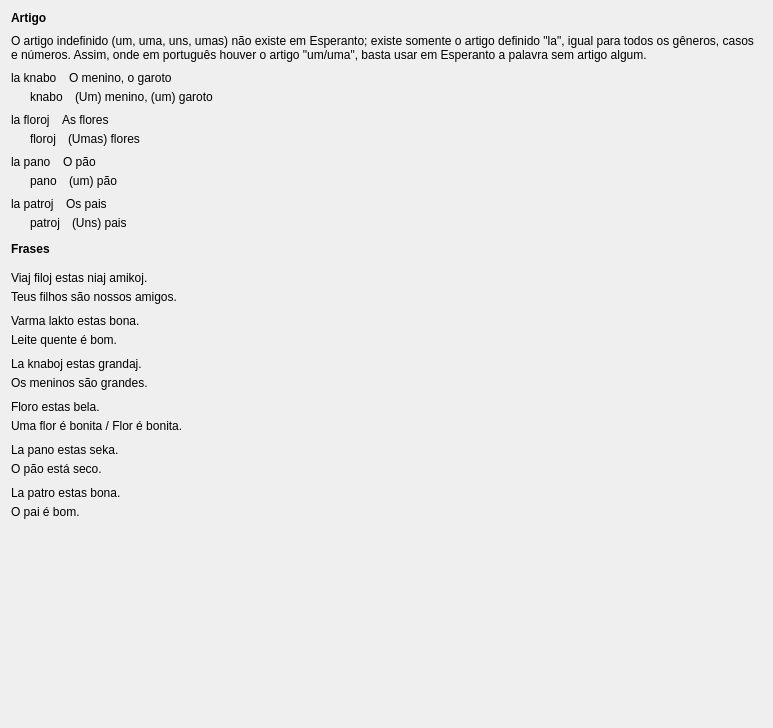
         <widget class="QWidget" name="scrollAreaWidgetContents_4">
          <property name="geometry">
           <rect>
            <x>0</x>
            <y>0</y>
            <width>773</width>
            <height>728</height>
           </rect>
          </property>
          <layout class="QVBoxLayout" name="verticalLayout_39">
           <item>
            <layout class="QVBoxLayout" name="verticalLayout_25">
             <property name="spacing">
              <number>9</number>
             </property>
             <item>
              <widget class="titolo" name="Lec01_Label38">
               <property name="sizePolicy">
                <sizepolicy hsizetype="Preferred" vsizetype="Maximum">
                 <horstretch>0</horstretch>
                 <verstretch>0</verstretch>
                </sizepolicy>
               </property>
               <property name="font">
                <font>
                 <weight>75</weight>
                 <bold>true</bold>
                </font>
               </property>
               <property name="text">
                <string>Artigo</string>
               </property>
              </widget>
             </item>
             <item>
              <widget class="QLabel" name="Lec01_Label39">
               <property name="text">
                <string>O artigo indefinido (um, uma, uns, umas) não existe em Esperanto; existe somente o artigo definido &quot;la&quot;, igual para todos os gêneros, casos e números. Assim, onde em português houver o artigo &quot;um/uma&quot;, basta usar em Esperanto a palavra sem artigo algum.</string>
               </property>
               <property name="wordWrap">
                <bool>true</bool>
               </property>
              </widget>
             </item>
             <item>
              <layout class="QVBoxLayout" name="verticalLayout_23">
               <property name="spacing">
                <number>5</number>
               </property>
               <item>
                <layout class="QHBoxLayout" name="horizontalLayout_111">
                 <property name="spacing">
                  <number>12</number>
                 </property>
                 <item>
                  <widget class="klakbutono_nova" name="Lec01_Button238">
                   <property name="minimumSize">
                    <size>
                     <width>0</width>
                     <height>0</height>
                    </size>
                   </property>
                   <property name="maximumSize">
                    <size>
                     <width>16777215</width>
                     <height>16777215</height>
                    </size>
                   </property>
                   <property name="text">
                    <string>la knabo</string>
                   </property>
                  </widget>
                 </item>
                 <item>
                  <widget class="QLabel" name="Lec01_Label88">
                   <property name="sizePolicy">
                    <sizepolicy hsizetype="Expanding" vsizetype="Preferred">
                     <horstretch>0</horstretch>
                     <verstretch>0</verstretch>
                    </sizepolicy>
                   </property>
                   <property name="text">
                    <string>O menino, o garoto</string>
                   </property>
                   <property name="wordWrap">
                    <bool>true</bool>
                   </property>
                  </widget>
                 </item>
                </layout>
               </item>
               <item>
                <layout class="QHBoxLayout" name="horizontalLayout_112">
                 <property name="spacing">
                  <number>12</number>
                 </property>
                 <item>
                  <widget class="label_sago_reversa" name="label_106">
                   <property name="sizePolicy">
                    <sizepolicy hsizetype="Maximum" vsizetype="Preferred">
                     <horstretch>0</horstretch>
                     <verstretch>0</verstretch>
                    </sizepolicy>
                   </property>
                   <property name="minimumSize">
                    <size>
                     <width>0</width>
                     <height>0</height>
                    </size>
                   </property>
                   <property name="maximumSize">
                    <size>
                     <width>16777215</width>
                     <height>16777215</height>
                    </size>
                   </property>
                   <property name="text">
                    <string/>
                   </property>
                   <property name="pixmap">
                    <pixmap resource="ikonoj.qrc">:/ikonoj/sago_revena.png</pixmap>
                   </property>
                   <property name="alignment">
                    <set>Qt::AlignRight|Qt::AlignTrailing|Qt::AlignVCenter</set>
                   </property>
                  </widget>
                 </item>
                 <item>
                  <widget class="klakbutono_nova" name="Lec01_Button299">
                   <property name="minimumSize">
                    <size>
                     <width>0</width>
                     <height>0</height>
                    </size>
                   </property>
                   <property name="maximumSize">
                    <size>
                     <width>16777215</width>
                     <height>16777215</height>
                    </size>
                   </property>
                   <property name="text">
                    <string>knabo</string>
                   </property>
                  </widget>
                 </item>
                 <item>
                  <widget class="QLabel" name="Lec01_Label100">
                   <property name="sizePolicy">
                    <sizepolicy hsizetype="Expanding" vsizetype="Preferred">
                     <horstretch>0</horstretch>
                     <verstretch>0</verstretch>
                    </sizepolicy>
                   </property>
                   <property name="text">
                    <string>(Um) menino, (um) garoto</string>
                   </property>
                   <property name="wordWrap">
                    <bool>true</bool>
                   </property>
                  </widget>
                 </item>
                </layout>
               </item>
              </layout>
             </item>
             <item>
              <layout class="QVBoxLayout" name="verticalLayout_24">
               <property name="spacing">
                <number>5</number>
               </property>
               <item>
                <layout class="QHBoxLayout" name="horizontalLayout_113">
                 <property name="spacing">
                  <number>12</number>
                 </property>
                 <item>
                  <widget class="klakbutono_nova" name="Lec01_Button240">
                   <property name="minimumSize">
                    <size>
                     <width>0</width>
                     <height>0</height>
                    </size>
                   </property>
                   <property name="maximumSize">
                    <size>
                     <width>16777215</width>
                     <height>16777215</height>
                    </size>
                   </property>
                   <property name="text">
                    <string>la floroj</string>
                   </property>
                  </widget>
                 </item>
                 <item>
                  <widget class="QLabel" name="Lec01_Label89">
                   <property name="sizePolicy">
                    <sizepolicy hsizetype="Expanding" vsizetype="Preferred">
                     <horstretch>0</horstretch>
                     <verstretch>0</verstretch>
                    </sizepolicy>
                   </property>
                   <property name="text">
                    <string>As flores</string>
                   </property>
                   <property name="wordWrap">
                    <bool>true</bool>
                   </property>
                  </widget>
                 </item>
                </layout>
               </item>
               <item>
                <layout class="QHBoxLayout" name="horizontalLayout_114">
                 <property name="spacing">
                  <number>12</number>
                 </property>
                 <item>
                  <widget class="label_sago_reversa" name="label_107">
                   <property name="sizePolicy">
                    <sizepolicy hsizetype="Maximum" vsizetype="Preferred">
                     <horstretch>0</horstretch>
                     <verstretch>0</verstretch>
                    </sizepolicy>
                   </property>
                   <property name="minimumSize">
                    <size>
                     <width>0</width>
                     <height>0</height>
                    </size>
                   </property>
                   <property name="maximumSize">
                    <size>
                     <width>16777215</width>
                     <height>16777215</height>
                    </size>
                   </property>
                   <property name="text">
                    <string/>
                   </property>
                   <property name="pixmap">
                    <pixmap resource="ikonoj.qrc">:/ikonoj/sago_revena.png</pixmap>
                   </property>
                   <property name="alignment">
                    <set>Qt::AlignRight|Qt::AlignTrailing|Qt::AlignVCenter</set>
                   </property>
                  </widget>
                 </item>
                 <item>
                  <widget class="klakbutono_nova" name="Lec01_Button301">
                   <property name="minimumSize">
                    <size>
                     <width>0</width>
                     <height>0</height>
                    </size>
                   </property>
                   <property name="maximumSize">
                    <size>
                     <width>16777215</width>
                     <height>16777215</height>
                    </size>
                   </property>
                   <property name="text">
                    <string>floroj</string>
                   </property>
                  </widget>
                 </item>
                 <item>
                  <widget class="QLabel" name="Lec01_Label101">
                   <property name="sizePolicy">
                    <sizepolicy hsizetype="Expanding" vsizetype="Preferred">
                     <horstretch>0</horstretch>
                     <verstretch>0</verstretch>
                    </sizepolicy>
                   </property>
                   <property name="text">
                    <string>(Umas) flores</string>
                   </property>
                   <property name="wordWrap">
                    <bool>true</bool>
                   </property>
                  </widget>
                 </item>
                </layout>
               </item>
              </layout>
             </item>
             <item>
              <layout class="QVBoxLayout" name="verticalLayout_119">
               <property name="spacing">
                <number>5</number>
               </property>
               <item>
                <layout class="QHBoxLayout" name="horizontalLayout_115">
                 <property name="spacing">
                  <number>12</number>
                 </property>
                 <item>
                  <widget class="klakbutono_nova" name="Lec01_Button239">
                   <property name="minimumSize">
                    <size>
                     <width>0</width>
                     <height>0</height>
                    </size>
                   </property>
                   <property name="maximumSize">
                    <size>
                     <width>16777215</width>
                     <height>16777215</height>
                    </size>
                   </property>
                   <property name="text">
                    <string>la pano</string>
                   </property>
                  </widget>
                 </item>
                 <item>
                  <widget class="QLabel" name="Lec01_Label90">
                   <property name="sizePolicy">
                    <sizepolicy hsizetype="Expanding" vsizetype="Preferred">
                     <horstretch>0</horstretch>
                     <verstretch>0</verstretch>
                    </sizepolicy>
                   </property>
                   <property name="text">
                    <string>O pão</string>
                   </property>
                   <property name="wordWrap">
                    <bool>true</bool>
                   </property>
                  </widget>
                 </item>
                </layout>
               </item>
               <item>
                <layout class="QHBoxLayout" name="horizontalLayout_116">
                 <property name="spacing">
                  <number>12</number>
                 </property>
                 <item>
                  <widget class="label_sago_reversa" name="label_112">
                   <property name="sizePolicy">
                    <sizepolicy hsizetype="Maximum" vsizetype="Preferred">
                     <horstretch>0</horstretch>
                     <verstretch>0</verstretch>
                    </sizepolicy>
                   </property>
                   <property name="minimumSize">
                    <size>
                     <width>0</width>
                     <height>0</height>
                    </size>
                   </property>
                   <property name="maximumSize">
                    <size>
                     <width>16777215</width>
                     <height>16777215</height>
                    </size>
                   </property>
                   <property name="text">
                    <string/>
                   </property>
                   <property name="pixmap">
                    <pixmap resource="ikonoj.qrc">:/ikonoj/sago_revena.png</pixmap>
                   </property>
                   <property name="alignment">
                    <set>Qt::AlignRight|Qt::AlignTrailing|Qt::AlignVCenter</set>
                   </property>
                  </widget>
                 </item>
                 <item>
                  <widget class="klakbutono_nova" name="Lec01_Button300">
                   <property name="minimumSize">
                    <size>
                     <width>0</width>
                     <height>0</height>
                    </size>
                   </property>
                   <property name="maximumSize">
                    <size>
                     <width>16777215</width>
                     <height>16777215</height>
                    </size>
                   </property>
                   <property name="text">
                    <string>pano</string>
                   </property>
                  </widget>
                 </item>
                 <item>
                  <widget class="QLabel" name="Lec01_Label102">
                   <property name="sizePolicy">
                    <sizepolicy hsizetype="Expanding" vsizetype="Preferred">
                     <horstretch>0</horstretch>
                     <verstretch>0</verstretch>
                    </sizepolicy>
                   </property>
                   <property name="text">
                    <string>(um) pão</string>
                   </property>
                   <property name="wordWrap">
                    <bool>true</bool>
                   </property>
                  </widget>
                 </item>
                </layout>
               </item>
              </layout>
             </item>
             <item>
              <layout class="QVBoxLayout" name="verticalLayout_120">
               <property name="spacing">
                <number>5</number>
               </property>
               <item>
                <layout class="QHBoxLayout" name="horizontalLayout_117">
                 <property name="spacing">
                  <number>12</number>
                 </property>
                 <item>
                  <widget class="klakbutono_nova" name="Lec01_Button241">
                   <property name="minimumSize">
                    <size>
                     <width>0</width>
                     <height>0</height>
                    </size>
                   </property>
                   <property name="maximumSize">
                    <size>
                     <width>16777215</width>
                     <height>16777215</height>
                    </size>
                   </property>
                   <property name="text">
                    <string>la patroj</string>
                   </property>
                  </widget>
                 </item>
                 <item>
                  <widget class="QLabel" name="Lec01_Label91">
                   <property name="sizePolicy">
                    <sizepolicy hsizetype="Expanding" vsizetype="Preferred">
                     <horstretch>0</horstretch>
                     <verstretch>0</verstretch>
                    </sizepolicy>
                   </property>
                   <property name="text">
                    <string>Os pais</string>
                   </property>
                   <property name="wordWrap">
                    <bool>true</bool>
                   </property>
                  </widget>
                 </item>
                </layout>
               </item>
               <item>
                <layout class="QHBoxLayout" name="horizontalLayout_118">
                 <property name="spacing">
                  <number>12</number>
                 </property>
                 <item>
                  <widget class="label_sago_reversa" name="label_113">
                   <property name="sizePolicy">
                    <sizepolicy hsizetype="Maximum" vsizetype="Preferred">
                     <horstretch>0</horstretch>
                     <verstretch>0</verstretch>
                    </sizepolicy>
                   </property>
                   <property name="minimumSize">
                    <size>
                     <width>0</width>
                     <height>0</height>
                    </size>
                   </property>
                   <property name="maximumSize">
                    <size>
                     <width>16777215</width>
                     <height>16777215</height>
                    </size>
                   </property>
                   <property name="text">
                    <string/>
                   </property>
                   <property name="pixmap">
                    <pixmap resource="ikonoj.qrc">:/ikonoj/sago_revena.png</pixmap>
                   </property>
                   <property name="alignment">
                    <set>Qt::AlignRight|Qt::AlignTrailing|Qt::AlignVCenter</set>
                   </property>
                  </widget>
                 </item>
                 <item>
                  <widget class="klakbutono_nova" name="Lec01_Button402">
                   <property name="minimumSize">
                    <size>
                     <width>0</width>
                     <height>0</height>
                    </size>
                   </property>
                   <property name="maximumSize">
                    <size>
                     <width>16777215</width>
                     <height>16777215</height>
                    </size>
                   </property>
                   <property name="text">
                    <string>patroj</string>
                   </property>
                  </widget>
                 </item>
                 <item>
                  <widget class="QLabel" name="Lec01_Label103">
                   <property name="sizePolicy">
                    <sizepolicy hsizetype="Expanding" vsizetype="Preferred">
                     <horstretch>0</horstretch>
                     <verstretch>0</verstretch>
                    </sizepolicy>
                   </property>
                   <property name="text">
                    <string>(Uns) pais</string>
                   </property>
                   <property name="wordWrap">
                    <bool>true</bool>
                   </property>
                  </widget>
                 </item>
                </layout>
               </item>
              </layout>
             </item>
            </layout>
           </item>
           <item>
            <layout class="QVBoxLayout" name="verticalLayout_33">
             <property name="spacing">
              <number>10</number>
             </property>
             <item>
              <widget class="titolo" name="Lec01_Label43">
               <property name="sizePolicy">
                <sizepolicy hsizetype="Preferred" vsizetype="Maximum">
                 <horstretch>0</horstretch>
                 <verstretch>0</verstretch>
                </sizepolicy>
               </property>
               <property name="minimumSize">
                <size>
                 <width>0</width>
                 <height>25</height>
                </size>
               </property>
               <property name="font">
                <font>
                 <weight>75</weight>
                 <bold>true</bold>
                </font>
               </property>
               <property name="text">
                <string>Frases</string>
               </property>
               <property name="alignment">
                <set>Qt::AlignLeading|Qt::AlignLeft|Qt::AlignVCenter</set>
               </property>
              </widget>
             </item>
             <item>
              <layout class="QVBoxLayout" name="verticalLayout_44">
               <property name="spacing">
                <number>5</number>
               </property>
               <item>
                <widget class="klakbutono_nova" name="Lec01_Button246">
                 <property name="minimumSize">
                  <size>
                   <width>0</width>
                   <height>0</height>
                  </size>
                 </property>
                 <property name="maximumSize">
                  <size>
                   <width>16777215</width>
                   <height>16777215</height>
                  </size>
                 </property>
                 <property name="text">
                  <string>Viaj filoj estas niaj amikoj.</string>
                 </property>
                 <property name="wordWrap">
                  <bool>true</bool>
                 </property>
                </widget>
               </item>
               <item>
                <widget class="QLabel" name="Lec01_Label104">
                 <property name="text">
                  <string>Teus filhos são nossos amigos.</string>
                 </property>
                 <property name="wordWrap">
                  <bool>true</bool>
                 </property>
                 <property name="tipo" stdset="0">
                  <string>suba</string>
                 </property>
                </widget>
               </item>
              </layout>
             </item>
             <item>
              <layout class="QVBoxLayout" name="verticalLayout_61">
               <property name="spacing">
                <number>5</number>
               </property>
               <item>
                <widget class="klakbutono_nova" name="Lec01_Button247">
                 <property name="minimumSize">
                  <size>
                   <width>0</width>
                   <height>0</height>
                  </size>
                 </property>
                 <property name="maximumSize">
                  <size>
                   <width>16777215</width>
                   <height>16777215</height>
                  </size>
                 </property>
                 <property name="text">
                  <string>Varma lakto estas bona.</string>
                 </property>
                 <property name="wordWrap">
                  <bool>true</bool>
                 </property>
                </widget>
               </item>
               <item>
                <widget class="QLabel" name="Lec01_Label105">
                 <property name="text">
                  <string>Leite quente é bom.</string>
                 </property>
                 <property name="wordWrap">
                  <bool>true</bool>
                 </property>
                 <property name="tipo" stdset="0">
                  <string>suba</string>
                 </property>
                </widget>
               </item>
              </layout>
             </item>
             <item>
              <layout class="QVBoxLayout" name="verticalLayout_62">
               <property name="spacing">
                <number>5</number>
               </property>
               <item>
                <widget class="klakbutono_nova" name="Lec01_Button248">
                 <property name="minimumSize">
                  <size>
                   <width>0</width>
                   <height>0</height>
                  </size>
                 </property>
                 <property name="maximumSize">
                  <size>
                   <width>16777215</width>
                   <height>16777215</height>
                  </size>
                 </property>
                 <property name="text">
                  <string>La knaboj estas grandaj.</string>
                 </property>
                 <property name="wordWrap">
                  <bool>true</bool>
                 </property>
                </widget>
               </item>
               <item>
                <widget class="QLabel" name="Lec01_Label106">
                 <property name="text">
                  <string>Os meninos são grandes.</string>
                 </property>
                 <property name="wordWrap">
                  <bool>true</bool>
                 </property>
                 <property name="tipo" stdset="0">
                  <string>suba</string>
                 </property>
                </widget>
               </item>
              </layout>
             </item>
             <item>
              <layout class="QVBoxLayout" name="verticalLayout_64">
               <property name="spacing">
                <number>5</number>
               </property>
               <item>
                <widget class="klakbutono_nova" name="Lec01_Button250">
                 <property name="minimumSize">
                  <size>
                   <width>0</width>
                   <height>0</height>
                  </size>
                 </property>
                 <property name="maximumSize">
                  <size>
                   <width>16777215</width>
                   <height>16777215</height>
                  </size>
                 </property>
                 <property name="text">
                  <string>Floro estas bela.</string>
                 </property>
                 <property name="wordWrap">
                  <bool>true</bool>
                 </property>
                </widget>
               </item>
               <item>
                <widget class="QLabel" name="Lec01_Label108">
                 <property name="text">
                  <string>Uma flor é bonita / Flor é bonita.</string>
                 </property>
                 <property name="wordWrap">
                  <bool>true</bool>
                 </property>
                 <property name="tipo" stdset="0">
                  <string>suba</string>
                 </property>
                </widget>
               </item>
              </layout>
             </item>
             <item>
              <layout class="QVBoxLayout" name="verticalLayout_63">
               <property name="spacing">
                <number>5</number>
               </property>
               <item>
                <widget class="klakbutono_nova" name="Lec01_Button249">
                 <property name="minimumSize">
                  <size>
                   <width>0</width>
                   <height>0</height>
                  </size>
                 </property>
                 <property name="maximumSize">
                  <size>
                   <width>16777215</width>
                   <height>16777215</height>
                  </size>
                 </property>
                 <property name="text">
                  <string>La pano estas seka.</string>
                 </property>
                 <property name="wordWrap">
                  <bool>true</bool>
                 </property>
                </widget>
               </item>
               <item>
                <widget class="QLabel" name="Lec01_Label107">
                 <property name="text">
                  <string>O pão está seco.</string>
                 </property>
                 <property name="wordWrap">
                  <bool>true</bool>
                 </property>
                 <property name="tipo" stdset="0">
                  <string>suba</string>
                 </property>
                </widget>
               </item>
              </layout>
             </item>
             <item>
              <layout class="QVBoxLayout" name="verticalLayout_65">
               <property name="spacing">
                <number>5</number>
               </property>
               <item>
                <widget class="klakbutono_nova" name="Lec01_Button251">
                 <property name="minimumSize">
                  <size>
                   <width>0</width>
                   <height>0</height>
                  </size>
                 </property>
                 <property name="maximumSize">
                  <size>
                   <width>16777215</width>
                   <height>16777215</height>
                  </size>
                 </property>
                 <property name="text">
                  <string>La patro estas bona.</string>
                 </property>
                 <property name="wordWrap">
                  <bool>true</bool>
                 </property>
                </widget>
               </item>
               <item>
                <widget class="QLabel" name="Lec01_Label109">
                 <property name="text">
                  <string>O pai é bom.</string>
                 </property>
                 <property name="wordWrap">
                  <bool>true</bool>
                 </property>
                 <property name="tipo" stdset="0">
                  <string>suba</string>
                 </property>
                </widget>
               </item>
              </layout>
             </item>
            </layout>
           </item>
           <item>
            <spacer name="verticalSpacer_7">
             <property name="orientation">
              <enum>Qt::Vertical</enum>
             </property>
             <property name="sizeHint" stdset="0">
              <size>
               <width>20</width>
               <height>40</height>
              </size>
             </property>
            </spacer>
           </item>
          </layout>
         </widget>
